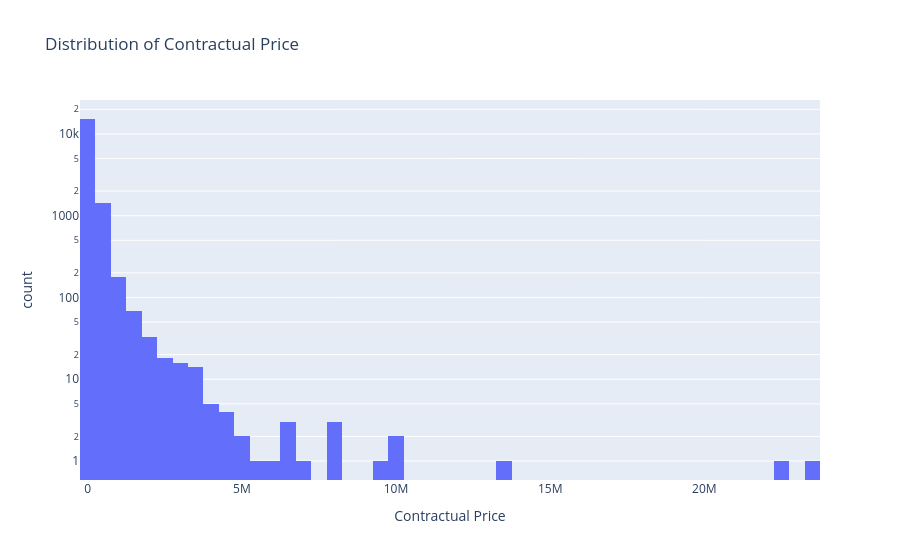

Write notebook code for a chart like this one.
### Code cell
# TODO: histogram of price distribution with log scale, showing outliers in different color
fig = px.histogram(
    subset,
    x='precoContratual',
    nbins=100,
    title='Distribution of Contractual Price',
    labels={'precoContratual': 'Contractual Price', 'count': 'Number of Contracts'},
    log_y=True
)
fig.show()

### Figure 1 — Plotly figure (JSON) as saved in the notebook; plotly's stock layout.template omitted (floating-point values rounded to 4 significant figures; data arrays with more than 128 entries replaced by an {"elided": "..."} marker saying what was removed)
{"data": [{"bingroup": "x", "hovertemplate": "Contractual Price=%{x}<br>count=%{y}<extra></extra>", "legendgroup": "", "marker": {"color": "#636efa", "pattern": {"shape": ""}}, "name": "", "nbinsx": 100, "orientation": "v", "showlegend": false, "type": "histogram", "x": {"elided": "16989 float values"}, "xaxis": "x", "yaxis": "y"}], "layout": {"barmode": "relative", "legend": {"tracegroupgap": 0}, "title": {"text": "Distribution of Contractual Price"}, "xaxis": {"anchor": "y", "domain": [0, 1], "title": {"text": "Contractual Price"}}, "yaxis": {"anchor": "x", "domain": [0, 1], "title": {"text": "count"}, "type": "log"}}}
